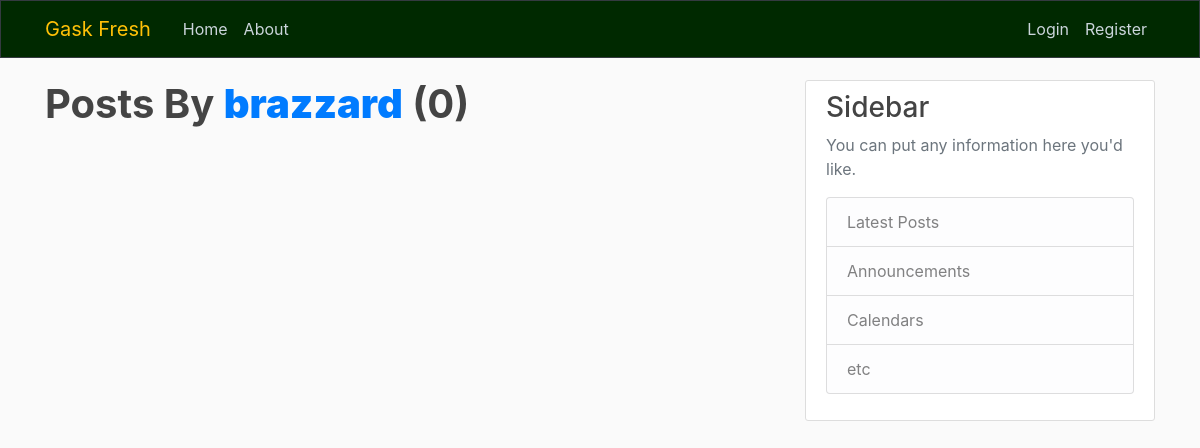
/user/brazzard, run on an earlier commit of the app's database.
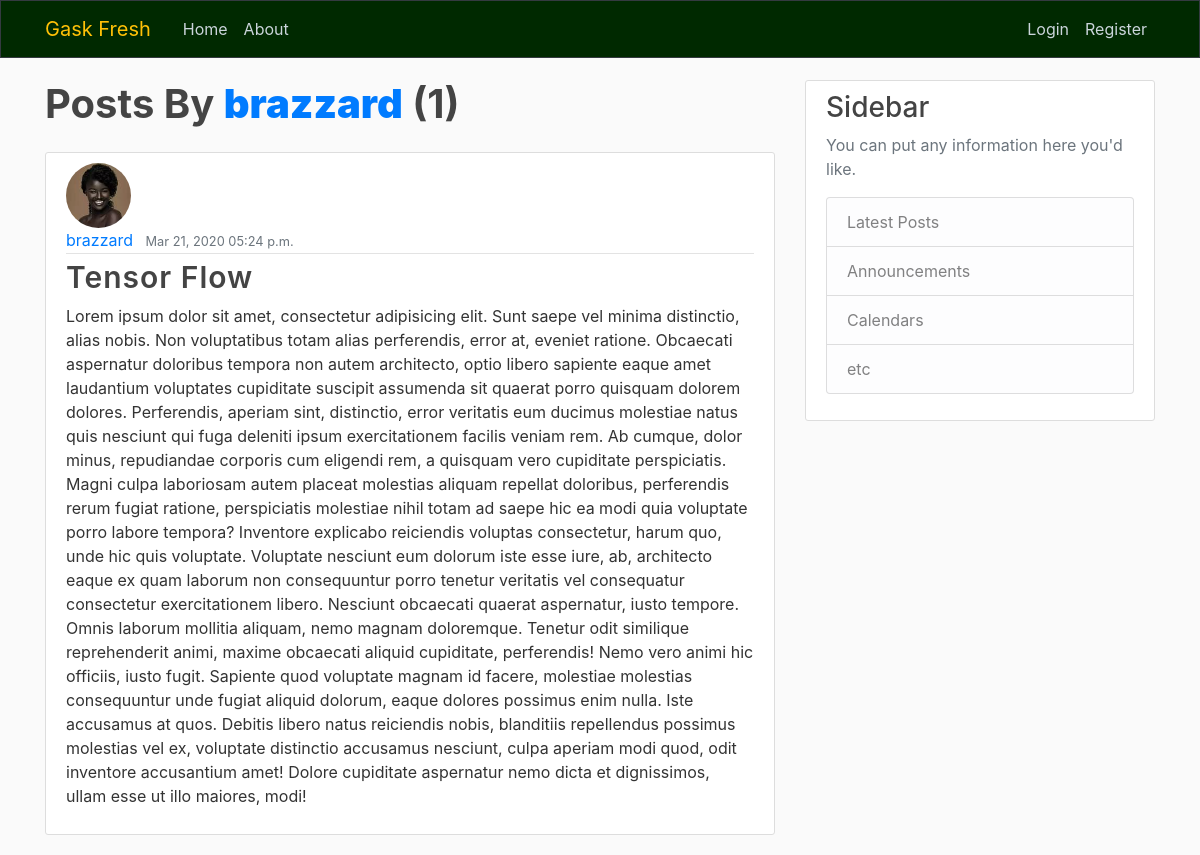
And on a later commit of the database.
### blog/models.py (models this page shows, shortened)
class Posts(models.Model):
    title = models.CharField(max_length=100)
    author = models.ForeignKey(User, on_delete=models.CASCADE)
    date_posted = models.DateTimeField(
        auto_now_add=True)  # default=timezone.now
    content = models.TextField()

### users/models.py (models this page shows, shortened)
class Profile(models.Model):
    user = models.OneToOneField(User, on_delete=models.CASCADE)
    img = models.ImageField(default='default.png', upload_to='profile_pics')

### blog/views.py (the view)
# urls.py: path('user/<str:username>', UserPostListView.as_view(), name='user-posts')
class UserPostListView(ListView):
    model = Posts
    template_name = 'blog/user_posts.html'
    context_object_name = 'posts'
    paginate_by = 2
    def get_queryset(self):
        user = get_object_or_404(User, username=self.kwargs.get('username'))
        return Posts.objects.filter(author=user).order_by('-date_posted')

### blog/templates/blog/user_posts.html (shortened to what this page needs)
 {% extends 'blog/base.html' %}
{% block content %}
<h1 class="mb-4 font-weight-bold">Posts By <a class="font-weight-bolder" href="#">{{ view.kwargs.username }}</a>  ({{ page_obj.paginator.count }})</h1>
    {% for post in posts %}
        <article class="media content-section">
      <div class="media-body">
        <img class="rounded-circle article-img" src="{{ post.author.profile.img.url }}">
        <div class="article-metadata">
          <a class="mr-2" href="{% url 'user-posts' post.author.username %}">{{ post.author }}</a>
          <small class="text-muted">{{ post.date_posted|date:"M d, Y" }} {{ post.date_posted|time:"h:i a" }}</small>
        </div>
        <h2><a class="article-title" style="font-size: 30px; letter-spacing: 1px; font-weight: 600;" href="{% url 'posts-detail' post.id %}">{{ post.title }}</a></h2>
        <p class="article-content">{{ post.content }}</p>
      </div>
   </article>
    {% endfor %}
{% endblock %}

What changed in the data, as far as the page shows it:
added Posts: author.profile.img (picture), author "brazzard", date_posted "Mar 21, 2020", date_posted "05:24 p.m.", title "Tensor Flow", content "Lorem ipsum dolor sit amet, consectetur adipisicing elit. Sunt saepe vel minima distinctio, alias nobis. Non voluptatibus totam alias perferendis, error at, eveniet ratione. Obcaecati aspernatur doloribus tempora non autem architecto, optio libero sapiente eaque amet laudantium voluptates cupiditate suscipit assumenda sit quaerat porro quisquam dolorem dolores. Perferendis, aperiam sint, distinctio, error veritatis eum ducimus molestiae natus quis nesciunt qui fuga deleniti ipsum exercitationem facilis veniam rem. Ab cumque, dolor minus, repudiandae corporis cum eligendi rem, a quisquam vero cupiditate perspiciatis. Magni culpa laboriosam autem placeat molestias aliquam repellat doloribus,…"
Also different on the page:
{{ page_obj.paginator.count }}: "0" → "1"
